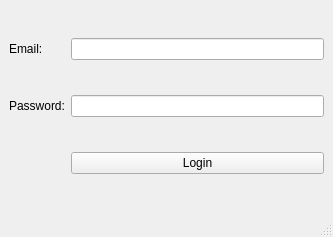
<?xml version="1.0" encoding="UTF-8"?>
<ui version="4.0">
 <class>LoginPage</class>
 <widget class="QMainWindow" name="LoginPage">
  <property name="geometry">
   <rect>
    <x>0</x>
    <y>0</y>
    <width>333</width>
    <height>237</height>
   </rect>
  </property>
  <property name="windowTitle">
   <string>Login</string>
  </property>
  <property name="windowIcon">
   <iconset>
    <normaloff>../icon/Jicon.png</normaloff>../icon/Jicon.png</iconset>
  </property>
  <widget class="QWidget" name="centralwidget">
   <layout class="QGridLayout" name="gridLayout">
    <item row="0" column="0">
     <widget class="QLabel" name="username_label">
      <property name="text">
       <string>Email:</string>
      </property>
     </widget>
    </item>
    <item row="0" column="1">
     <widget class="QLineEdit" name="username_text"/>
    </item>
    <item row="1" column="0">
     <widget class="QLabel" name="username_label_2">
      <property name="frameShape">
       <enum>QFrame::NoFrame</enum>
      </property>
      <property name="text">
       <string>Password:</string>
      </property>
     </widget>
    </item>
    <item row="1" column="1">
     <widget class="QLineEdit" name="password_text">
      <property name="echoMode">
       <enum>QLineEdit::Password</enum>
      </property>
     </widget>
    </item>
    <item row="2" column="1">
     <widget class="QPushButton" name="pushButton">
      <property name="text">
       <string>Login</string>
      </property>
     </widget>
    </item>
   </layout>
  </widget>
  <widget class="QMenuBar" name="menubar">
   <property name="geometry">
    <rect>
     <x>0</x>
     <y>0</y>
     <width>333</width>
     <height>22</height>
    </rect>
   </property>
  </widget>
  <widget class="QStatusBar" name="statusbar"/>
 </widget>
 <resources/>
 <connections/>
</ui>
